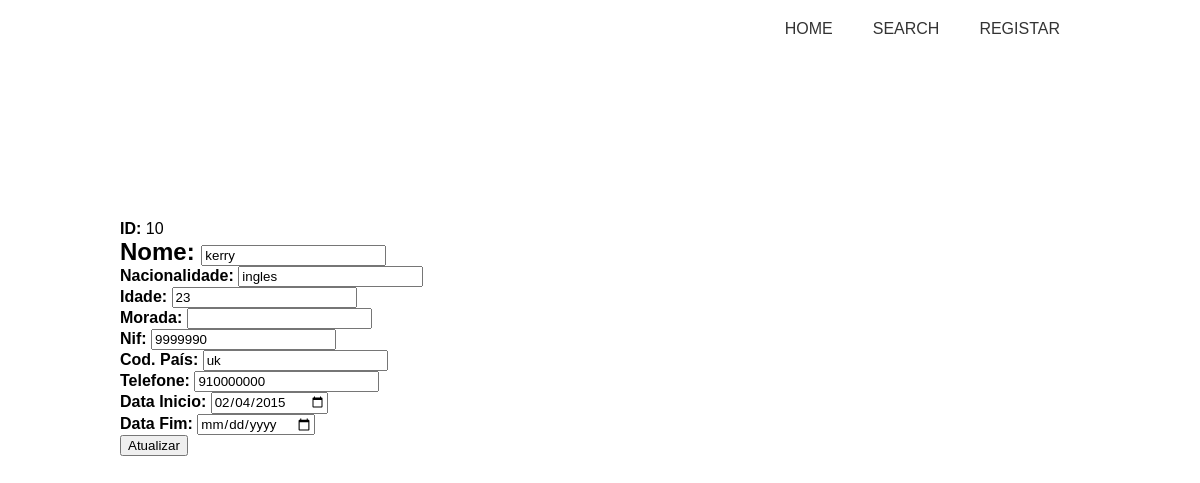
/search/fotografo_update.php?id=10, run on the app's committed database.
### tables this page shows
CREATE TABLE `fotografo` (
  `idfotografo` int NOT NULL AUTO_INCREMENT,
  `nome` varchar(45) NOT NULL,
  `idade` int NOT NULL,
  `nacionalidade` varchar(45) DEFAULT NULL,
  `codpais` varchar(45) NOT NULL,
  `telemovel` int NOT NULL,
  `nif` varchar(45) NOT NULL,
  `morada` varchar(45) NOT NULL,
  `datainicioagencia` date DEFAULT NULL,
  `datafimagencia` date DEFAULT NULL,
  PRIMARY KEY (`idfotografo`)
);

### database/MyConnect.php (called while the page is built, shortened)
<?php
class MyConnect
{
	private $conn;
	private $port;
	private static $instance = null;
	private function __construct($host = 'localhost', $user = 'root', $pass = 'Jfd2002%', $dbname = 'agencia',$port = '3306')
	{
		$this->host = $host;
		$this->user = $user;
		$this->pass = $pass;
		$this->dbname = $dbname;
			$this->conn = new PDO("mysql:host=".$this->host.";dbname=".$this->dbname, $this->user, $this->pass, $this->port);
			$this->conn->setAttribute(PDO::ATTR_ERRMODE, PDO::ERRMODE_EXCEPTION);
	}
	public static function getInstance($host = 'localhost', $user = 'root', $pass = 'Jfd2002%', $dbname = 'agencia' ,$port = '3306')
	{
		if (self::$instance == null) {
			self::$instance = new MyConnect($host, $user, $pass, $dbname,$port);
		}
		return self::$instance;
	}
	public function query(string $sql)
	{
		$stmt = $this->conn->prepare($sql);
		$stmt->execute();
		return $stmt;
	}
}

### database/WithDatabaseable.php (called while the page is built, shortened)
<?php
trait WithDatabaseable
{
    public static function get(int $id): Databaseable
    {
        $table = strtolower(get_class());
        $connection = MyConnect::getInstance();
        $sql = "select * from " . $table . " where id". $table." = " . $id . ";";
        $result = $connection->query($sql);
        $row = $result->fetch(PDO::FETCH_ASSOC);
        return new $class($row);
    }
}

### classes/Fotografo.php (called while the page is built, shortened)
<?php
class Fotografo implements Databaseable
{
    protected $idfotografo;
    protected $nome;
    protected $idade;
    protected $nacionalidade;
    protected $codpais;
    protected $telemovel;
    protected $nif;
    protected $morada;
    protected $datainicioagencia;
    protected $datafimagencia;
    public function __construct(array $parameters)
    {
        $properties = array_keys(get_class_vars(get_class()));
    }
    public function getId()
    {
        return $this->idfotografo;
    }
    public function getNome()
    {
        return $this->nome;
    }
    public function getIdade()
    {
        return $this->idade;
    }
    public function getNacionalidade()
    {
        return $this->nacionalidade;
    }
    public function getCodPais()
    {
        return $this->codpais;
    }
    public function getTelemovel()
    {
        return $this->telemovel;
    }
    public function getNif()
    {
        return $this->nif;
    }
    public function getMorada()
    {
        return $this->morada;
    }
    public function getDataInicioAgencia()
    {
        return $this->datainicioagencia;
    }
    public function getDataFimAgencia()
    {
        return $this->datafimagencia;
    }
}

### search/fotografo_update.php (the view, shortened to what this page needs)
<?php
require_once '../database/MyConnect.php';
require_once '../database/WithDatabaseable.php';
require_once '../classes/Fotografo.php';
$pesquisa = $_GET['id'];
$fotografo = Fotografo :: get($pesquisa);
?>
<!DOCTYPE html>
<html lang="en">
<head>
    <link rel="stylesheet" href="../css/master.css">
</head>
<body>
    <nav>
        <ul>
            <li><a href="../index.php">HOME</a></li>
            <li><a href="../search.php">SEARCH</a></li>
            <li><a href="../registar.php">REGISTAR</a></li>
        </ul>
    </nav>
    <div class="content">
        <div class="container">
            <div class="dados">
                <form action="fotografo_update.php?id=<?php echo $pesquisa ?>" method="post">
                    <p><b>ID:</b> <?php echo $fotografo->getId(); ?></p>
                    <h2> <b>Nome:</b> <input type="text" name="nome" value="<?php echo $fotografo->getNome(); ?>"> </h2>
                    <p> <b>Nacionalidade:</b> <input type="text" name="nacionalidade" value="<?php echo $fotografo->getNacionalidade(); ?>"> </p>
                    <p> <b>Idade: </b>   <input type="text" name="idade" value="<?php echo $fotografo->getIdade(); ?>"> </p>
                    <p> <b>Morada:</b>  <input type="text" name="morada" value="<?php echo $fotografo->getMorada(); ?>"> </p>
                    <p> <b>Nif:</b> <input type="text" name="nif" value="<?php echo $fotografo->getNif(); ?>"> </p>
                    <p> <b>Cod. País:</b> <input type="text" name="codpais" value="<?php echo $fotografo->getCodPais(); ?>"> </p>
                    <p> <b>Telefone:</b> <input type="text" name="telefone" value="<?php echo $fotografo->getTelemovel(); ?>"> </p>
                    <p> <b>Data Inicio:</b> <input type="date" name="datainicioagencia" value="<?php echo $fotografo->getDataInicioAgencia(); ?>"> </p>
                    <p> <b>Data Fim:</b> <input type="date" name="datafimagencia" value="<?php echo $fotografo->getDataFimAgencia(); ?>"> </p>
                    <input type="submit" value="Atualizar">
                </form>
            </div>
    </div>
</body>
</html>

### css/master.css (style rules this page uses)
* { margin: 0px; max-width: 100%; box-sizing: border-box; font-family: "Arial"; }
nav { padding: 0 10%; }
nav ul { list-style-type: none; padding: 0; display: flex; justify-content: flex-end; align-items: center; }
nav ul li a { text-decoration: none; color: #333; padding: 20px; display: block; }
.content { padding: 0 10%; min-height: 70vh; display: flex; align-items: center; justify-content: center; }
.content .container { width: 100%; }

### data on the page
fotografo: idfotografo "10", nome "kerry", nacionalidade "ingles", idade "23", nif "9999990", codpais "uk", telefone "910000000", datainicioagencia "02/04/2015"
